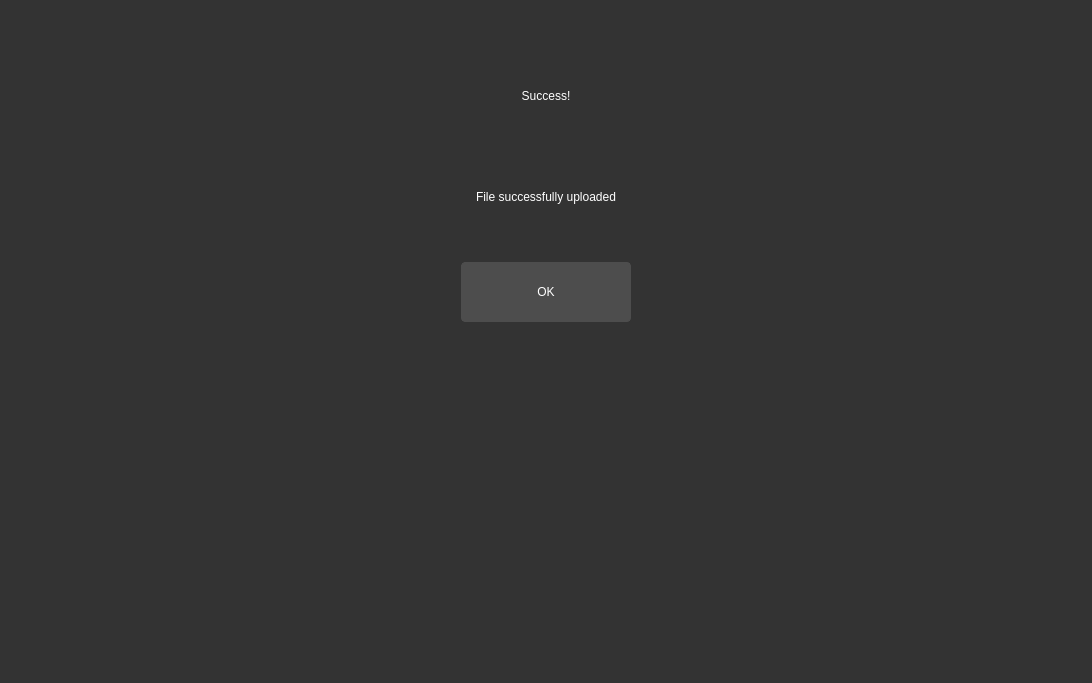
<?xml version="1.0" encoding="UTF-8"?>
<ui version="4.0">
 <class>Form</class>
 <widget class="QWidget" name="Form">
  <property name="geometry">
   <rect>
    <x>0</x>
    <y>0</y>
    <width>1092</width>
    <height>683</height>
   </rect>
  </property>
  <property name="minimumSize">
   <size>
    <width>700</width>
    <height>500</height>
   </size>
  </property>
  <property name="windowTitle">
   <string>Form</string>
  </property>
  <property name="styleSheet">
   <string notr="true">  QWidget {
        background-color: #333333;
        color: #ffffff;
        border: none;
    }
    QPushButton {
        background-color: #4d4d4d;
        border: 1px solid #4d4d4d;
        border-radius: 4px;
        color: #ffffff;
        padding: 5px;
    }
    QPushButton:hover {
        background-color: #5a5a5a;
        border: 1px solid #5a5a5a;
    }
    QCheckBox {
        color: #ffffff;
    }
    QLineEdit {
        background-color: #4d4d4d;
        border: 1px solid #4d4d4d;
        color: #ffffff;
        padding: 5px;
    }
    QTextEdit {
        background-color: #4d4d4d;
        border: 1px solid #4d4d4d;
        color: #ffffff;
        padding: 5px;
    }
    QProgressBar {
        border: 1px solid #444444;
        border-radius: 7px;
        background-color: #2e2e2e;
        text-align: center;
        font-size: 10pt;
        color: white;
    }
    QProgressBar::chunk {
        background-color: #3a3a3a;
        width: 5px;
    }
    QScrollBar:vertical {
        border: none;
        background-color: #3a3a3a;
        width: 10px;
        margin: 16px 0 16px 0;
    }
    QScrollBar::handle:vertical {
        background-color: #444444;
        border-radius: 5px;
    }
    QScrollBar:horizontal {
        border: none;
        background-color: #3a3a3a;
        height: 10px;
        margin: 0px 16px 0 16px;
    }
    QScrollBar::handle:horizontal {
        background-color: #444444;
        border-radius: 5px;
    }
    QTabWidget {
        background-color: #2e2e2e;
        border: none;
    }
    QTabBar::tab {
        background-color: #2e2e2e;
        color: #b1b1b1;
        padding: 8px 20px;
        border-top-left-radius: 5px;
        border-top-right-radius: 5px;
        border: none;
    }

    QTabBar::tab:selected, QTabBar::tab:hover {
        background-color: #3a3a3a;
        color: white;
    }</string>
  </property>
  <layout class="QVBoxLayout" name="verticalLayout_2">
   <item>
    <layout class="QVBoxLayout" name="verticalLayout">
     <item>
      <layout class="QHBoxLayout" name="horizontalLayout">
       <property name="topMargin">
        <number>50</number>
       </property>
       <item>
        <widget class="QLabel" name="unload">
         <property name="styleSheet">
          <string notr="true">font: 700 56pt &quot;Segoe UI&quot;;</string>
         </property>
         <property name="text">
          <string>Success!</string>
         </property>
         <property name="alignment">
          <set>Qt::AlignCenter</set>
         </property>
        </widget>
       </item>
      </layout>
     </item>
     <item>
      <layout class="QHBoxLayout" name="horizontalLayout_3">
       <item>
        <widget class="QLabel" name="label">
         <property name="styleSheet">
          <string notr="true">font: 700 40pt &quot;Segoe UI&quot;;</string>
         </property>
         <property name="text">
          <string>File successfully uploaded</string>
         </property>
         <property name="alignment">
          <set>Qt::AlignCenter</set>
         </property>
        </widget>
       </item>
      </layout>
     </item>
     <item>
      <layout class="QHBoxLayout" name="horizontalLayout_2">
       <property name="spacing">
        <number>6</number>
       </property>
       <property name="leftMargin">
        <number>50</number>
       </property>
       <property name="rightMargin">
        <number>50</number>
       </property>
       <property name="bottomMargin">
        <number>350</number>
       </property>
       <item>
        <widget class="QPushButton" name="cancel_button">
         <property name="enabled">
          <bool>true</bool>
         </property>
         <property name="minimumSize">
          <size>
           <width>100</width>
           <height>60</height>
          </size>
         </property>
         <property name="maximumSize">
          <size>
           <width>170</width>
           <height>60</height>
          </size>
         </property>
         <property name="styleSheet">
          <string notr="true">font: 700 15pt &quot;Segoe UI&quot;;</string>
         </property>
         <property name="text">
          <string>OK</string>
         </property>
        </widget>
       </item>
      </layout>
     </item>
    </layout>
   </item>
  </layout>
 </widget>
 <resources/>
 <connections/>
</ui>
